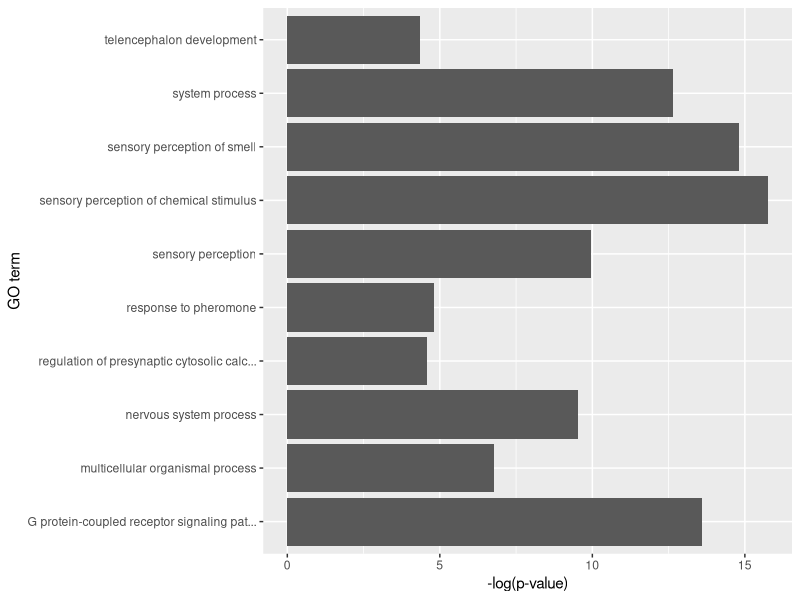

Write R code to recreate this figure.
## ---- chunk 1
library(ggplot2)
library(dplyr)
setwd("~/Desktop/brainRNASeq/R_analysis/R_output/topGO/NAc")
fisher <- read.csv("BP/NAc_all_comparsion_BP_fisher.csv", header = TRUE, stringsAsFactors = FALSE)
## ---- chunk 2
g <- ggplot(fisher, aes(x= Term, y = -log10(classicFisher))) + geom_bar(stat = "identity")
g + coord_flip() + ylab("-log(p-value)") + xlab("GO term")
